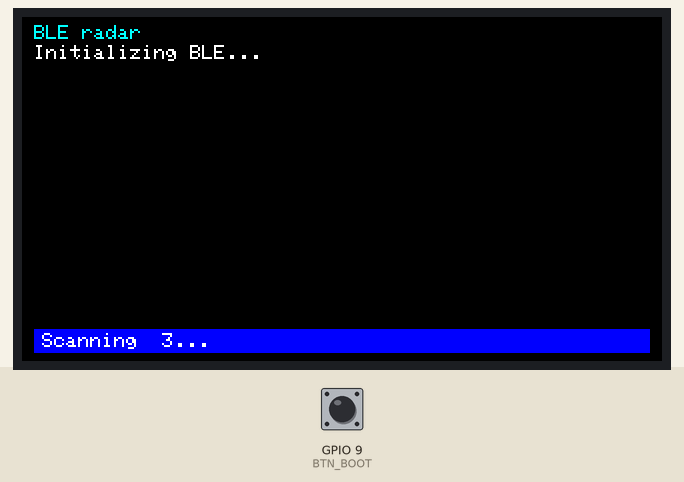
Simulated run of this program. Board: ESP32-C6. Parts: 320×172 colour display. Inputs (shaded band) come from the test bench; at power-on: GPIO 9 (BTN_BOOT) HIGH. Nothing arrives over Bluetooth unless stated; what the program prints to the serial monitor is not drawn.

Above: at 1.5 s.
1.6 s: GPIO 9 (BTN_BOOT) pulled LOW for 1 s
At 4.2 s:
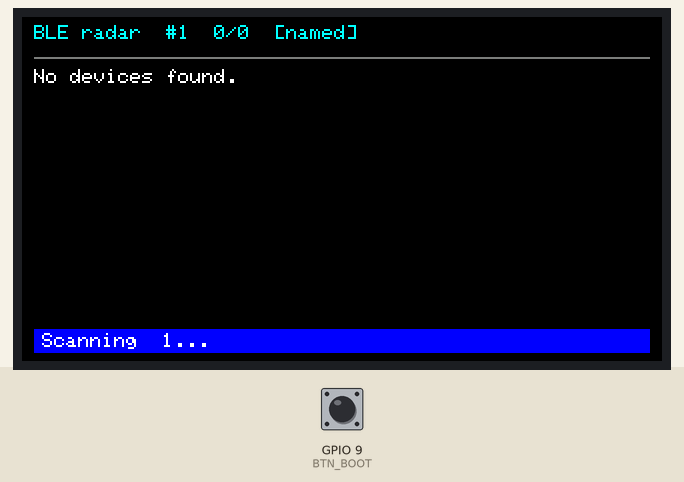
5.6 s: GPIO 9 (BTN_BOOT) pulled LOW for 3.2 s
At 8.2 s:
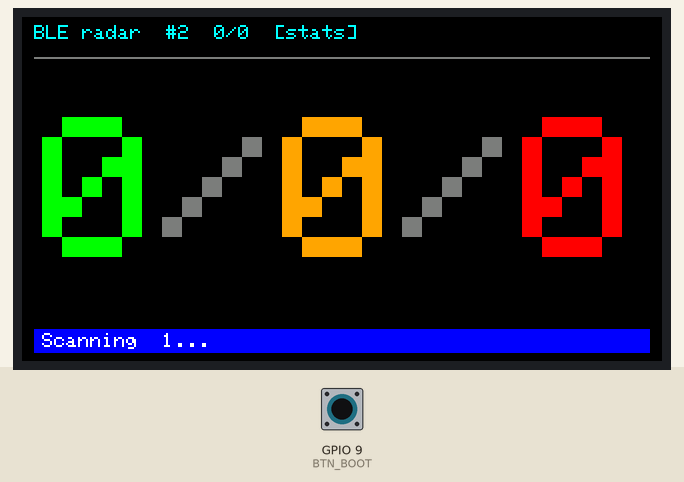
10.7 s: GPIO 9 (BTN_BOOT) pulled LOW for 1 s
At 12.9 s:
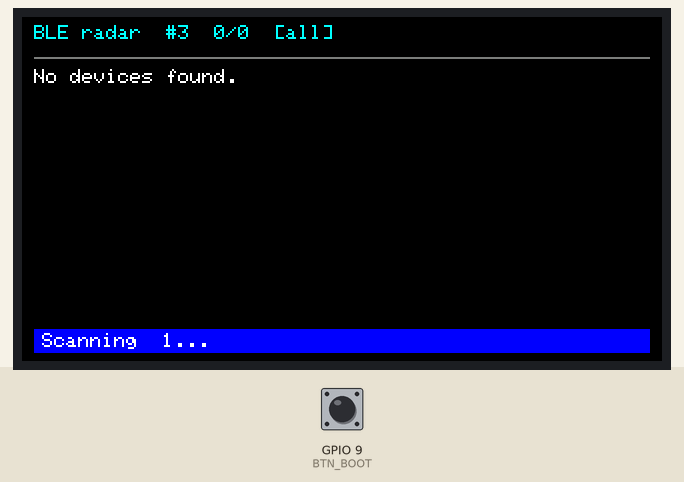
Timing chart, 0 to 14.4 s (numbered marks = the images above; inputs shaded):
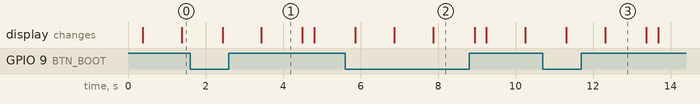

The program:

main.cpp
```cpp
#include <Arduino.h>
#include <Arduino_GFX_Library.h>
#include <BLEDevice.h>
#include <BLEScan.h>
#include <BLEAdvertisedDevice.h>
#include <algorithm>
#include <math.h>
#include <vector>

#define LCD_MOSI 6
#define LCD_SCLK 7
#define LCD_CS   14
#define LCD_DC   15
#define LCD_RST  21
#define LCD_BL   22

#define BTN_BOOT 9
#define DEBOUNCE_MS 30

#define SCAN_SECONDS 4
#define MAX_ROWS     12
#define ROW_HEIGHT   10
#define HEADER_PX    14
#define FOOTER_PX    12
#define MARGIN_X      6
#define MARGIN_Y      4

#define RSSI_AT_1M       -59.0f
#define PATH_LOSS_EXP     2.5f

struct BleEntry {
  String label;
  int rssi;
  bool hasName;
};

Arduino_DataBus *bus = new Arduino_ESP32SPI(LCD_DC, LCD_CS, LCD_SCLK, LCD_MOSI, GFX_NOT_DEFINED);
Arduino_GFX *gfx = new Arduino_ST7789(bus, LCD_RST, 3, true, 172, 320, 34, 0, 34, 0);

BLEScan *scanner = nullptr;
uint32_t scanNumber = 0;

enum ViewMode : uint8_t { VIEW_ALL = 0, VIEW_NAMED = 1, VIEW_STATS = 2 };

std::vector<BleEntry> lastResults;
ViewMode viewMode = VIEW_ALL;
int lastBtnState = HIGH;
uint32_t lastBtnChange = 0;

const char *viewLabel(ViewMode v) {
  switch (v) {
    case VIEW_NAMED: return "[named]";
    case VIEW_STATS: return "[stats]";
    default:         return "[all]";
  }
}

uint16_t rssiColor(int rssi) {
  if (rssi >= -60) return RGB565_GREEN;
  if (rssi >= -75) return RGB565_YELLOW;
  if (rssi >= -90) return RGB565_ORANGE;
  return RGB565_RED;
}

float estimateDistanceMeters(int rssi) {
  return powf(10.0f, (RSSI_AT_1M - (float)rssi) / (10.0f * PATH_LOSS_EXP));
}

void formatDistance(float meters, char *out, size_t n) {
  if (meters < 1.0f) {
    snprintf(out, n, "~%3dcm", (int)roundf(meters * 100.0f));
  } else if (meters < 10.0f) {
    snprintf(out, n, "~%.1fm", meters);
  } else {
    snprintf(out, n, "~%3dm", (int)roundf(meters));
  }
}

int rowsAreaY() { return HEADER_PX + MARGIN_Y + 8; }
int rowsAreaH() { return gfx->height() - rowsAreaY() - FOOTER_PX - MARGIN_Y - 2; }

void drawHeader(int shown, int total) {
  gfx->fillRect(0, 0, gfx->width(), rowsAreaY() - 2, RGB565_BLACK);
  gfx->setTextSize(1);
  gfx->setTextColor(RGB565_CYAN);
  gfx->setCursor(MARGIN_X, MARGIN_Y);
  gfx->printf("BLE radar  #%lu  %d/%d  %s",
              (unsigned long)scanNumber, shown, total,
              viewLabel(viewMode));
  gfx->drawFastHLine(MARGIN_X, HEADER_PX + MARGIN_Y + 2,
                     gfx->width() - 2 * MARGIN_X, RGB565_DARKGREY);
}

void drawFooter(const char *msg) {
  int y = gfx->height() - FOOTER_PX - MARGIN_Y;
  gfx->fillRect(MARGIN_X, y, gfx->width() - 2 * MARGIN_X, FOOTER_PX, RGB565_BLUE);
  gfx->setTextSize(1);
  gfx->setTextColor(RGB565_WHITE);
  gfx->setCursor(MARGIN_X + 4, y + 2);
  gfx->print(msg);
}

void drawResults(const std::vector<BleEntry>& results, int total) {
  int shown = std::min((int)results.size(), MAX_ROWS);
  drawHeader(shown, total);

  gfx->fillRect(0, rowsAreaY(), gfx->width(), rowsAreaH(), RGB565_BLACK);

  const int distCol = gfx->width() - MARGIN_X - 36;
  const int rssiCol = distCol - 8 - 42;
  const int nameChars = (rssiCol - MARGIN_X - 4) / 6;

  for (int i = 0; i < shown; i++) {
    const BleEntry& e = results[i];
    int y = rowsAreaY() + i * ROW_HEIGHT;

    String name = e.label;
    if ((int)name.length() > nameChars) name = name.substring(0, nameChars);

    gfx->setTextSize(1);
    gfx->setCursor(MARGIN_X, y);
    gfx->setTextColor(e.hasName ? RGB565_WHITE : RGB565_LIGHTGREY);
    gfx->print(name);

    gfx->setCursor(rssiCol, y);
    gfx->setTextColor(rssiColor(e.rssi));
    gfx->printf("%4ddBm", e.rssi);

    char dist[12];
    formatDistance(estimateDistanceMeters(e.rssi), dist, sizeof(dist));
    gfx->setCursor(distCol, y);
    gfx->setTextColor(RGB565_LIGHTGREY);
    gfx->print(dist);
  }

  if (results.empty()) {
    gfx->setCursor(MARGIN_X, rowsAreaY());
    gfx->setTextColor(RGB565_WHITE);
    gfx->println(total == 0 ? "No devices found." : "No named devices.");
  }
}

void drawStats() {
  int greenCount = 0, orangeCount = 0, redCount = 0;
  for (const auto& e : lastResults) {
    if (e.rssi >= -60)      greenCount++;
    else if (e.rssi >= -90) orangeCount++;
    else                    redCount++;
  }

  drawHeader(greenCount + orangeCount + redCount, (int)lastResults.size());
  gfx->fillRect(0, rowsAreaY(), gfx->width(), rowsAreaH(), RGB565_BLACK);

  char g[8], o[8], r[8];
  snprintf(g, sizeof(g), "%d", greenCount);
  snprintf(o, sizeof(o), "%d", orangeCount);
  snprintf(r, sizeof(r), "%d", redCount);

  int totalChars = (int)(strlen(g) + 1 + strlen(o) + 1 + strlen(r));
  int availW = gfx->width() - 2 * MARGIN_X;
  int availH = rowsAreaH();
  int sz = 1;
  for (int s = 10; s >= 1; s--) {
    if (totalChars * 6 * s <= availW && 8 * s <= availH) { sz = s; break; }
  }

  int totalW = totalChars * 6 * sz;
  int x = (gfx->width() - totalW) / 2;
  int y = rowsAreaY() + (availH - 8 * sz) / 2;
  gfx->setTextSize(sz);

  gfx->setTextColor(RGB565_GREEN);
  gfx->setCursor(x, y); gfx->print(g);
  x += (int)strlen(g) * 6 * sz;

  gfx->setTextColor(RGB565_DARKGREY);
  gfx->setCursor(x, y); gfx->print("/");
  x += 6 * sz;

  gfx->setTextColor(RGB565_ORANGE);
  gfx->setCursor(x, y); gfx->print(o);
  x += (int)strlen(o) * 6 * sz;

  gfx->setTextColor(RGB565_DARKGREY);
  gfx->setCursor(x, y); gfx->print("/");
  x += 6 * sz;

  gfx->setTextColor(RGB565_RED);
  gfx->setCursor(x, y); gfx->print(r);

  gfx->setTextSize(1);
}

void renderLast() {
  if (viewMode == VIEW_STATS) {
    drawStats();
    return;
  }
  bool onlyNamed = (viewMode == VIEW_NAMED);
  std::vector<BleEntry> filtered;
  filtered.reserve(lastResults.size());
  for (const auto& e : lastResults) {
    if (!onlyNamed || e.hasName) filtered.push_back(e);
  }
  drawResults(filtered, (int)lastResults.size());
}

bool pollButton() {
  int s = digitalRead(BTN_BOOT);
  uint32_t now = millis();
  if (s != lastBtnState && (now - lastBtnChange) > DEBOUNCE_MS) {
    lastBtnChange = now;
    lastBtnState = s;
    if (s == LOW) {
      viewMode = (ViewMode)((viewMode + 1) % 3);
      Serial.printf("View: %s\n", viewLabel(viewMode));
      renderLast();
      return true;
    }
  }
  return false;
}

void setup() {
  Serial.begin(115200);
  delay(200);
  Serial.println("Bluetooth radar booting...");

  pinMode(LCD_BL, OUTPUT);
  digitalWrite(LCD_BL, HIGH);
  pinMode(BTN_BOOT, INPUT_PULLUP);

  gfx->begin();
  gfx->fillScreen(RGB565_BLACK);
  gfx->setTextWrap(false);
  gfx->setTextSize(1);
  gfx->setTextColor(RGB565_CYAN);
  gfx->setCursor(MARGIN_X, MARGIN_Y);
  gfx->println("BLE radar");
  gfx->setCursor(MARGIN_X, MARGIN_Y + ROW_HEIGHT);
  gfx->setTextColor(RGB565_WHITE);
  gfx->println("Initializing BLE...");

  BLEDevice::init("esp32c6-radar");
  scanner = BLEDevice::getScan();
  scanner->setActiveScan(true);
  scanner->setInterval(100);
  scanner->setWindow(99);
}

void loop() {
  scanNumber++;
  Serial.printf("Scan #%lu starting...\n", (unsigned long)scanNumber);

  scanner->clearResults();
  BLEScanResults *found = nullptr;
  char msg[24];
  for (int remaining = SCAN_SECONDS; remaining > 0; remaining--) {
    snprintf(msg, sizeof(msg), "Scanning  %d...", remaining);
    drawFooter(msg);
    pollButton();
    found = scanner->start(1, true);
    pollButton();
  }
  drawFooter("Scanning  ...");

  int n = found ? found->getCount() : 0;
  lastResults.clear();
  lastResults.reserve(n);
  for (int i = 0; i < n; i++) {
    BLEAdvertisedDevice d = found->getDevice(i);
    BleEntry e;
    if (d.haveName()) {
      e.label = String(d.getName().c_str());
      e.hasName = true;
    } else {
      e.label = String(d.getAddress().toString().c_str());
      e.hasName = false;
    }
    e.rssi = d.getRSSI();
    lastResults.push_back(e);
  }

  std::sort(lastResults.begin(), lastResults.end(),
            [](const BleEntry& a, const BleEntry& b) { return a.rssi > b.rssi; });

  renderLast();

  snprintf(msg, sizeof(msg), "Idle  %d devices  (BOOT: cycle)", n);
  drawFooter(msg);

  Serial.printf("Scan #%lu done: %d devices\n", (unsigned long)scanNumber, n);

  uint32_t until = millis() + 300;
  while (millis() < until) {
    pollButton();
    delay(10);
  }
}
```

Measured:
- after the input at 1.6 s, the display: first changes after 0.84 s (image 1 shows a later state)
- after the input at 5.6 s, the display: first changes after 0.27 s (image 2 shows a later state)
- after the input at 10.7 s, the display: first changes after 0.61 s (image 3 shows a later state)
- what the display in image 1 shows lasts 1.1 s, from 3.4 s to 4.5 s
